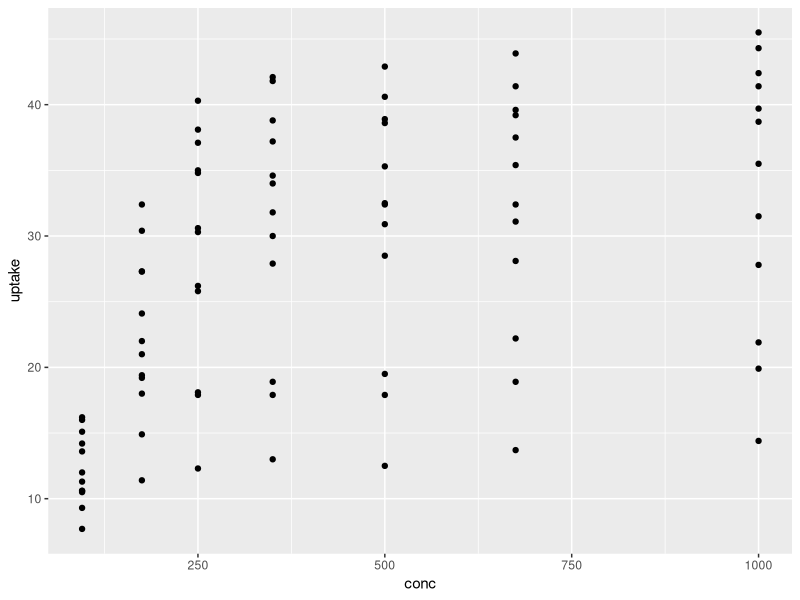
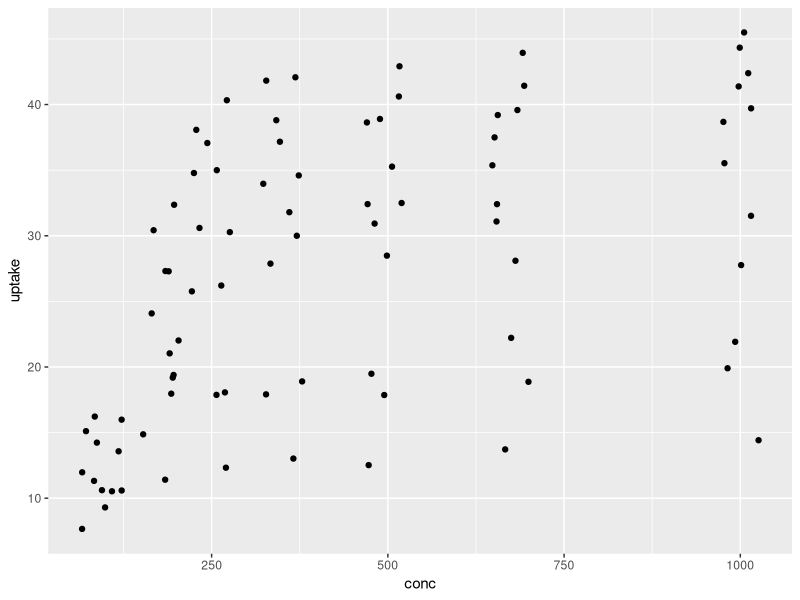
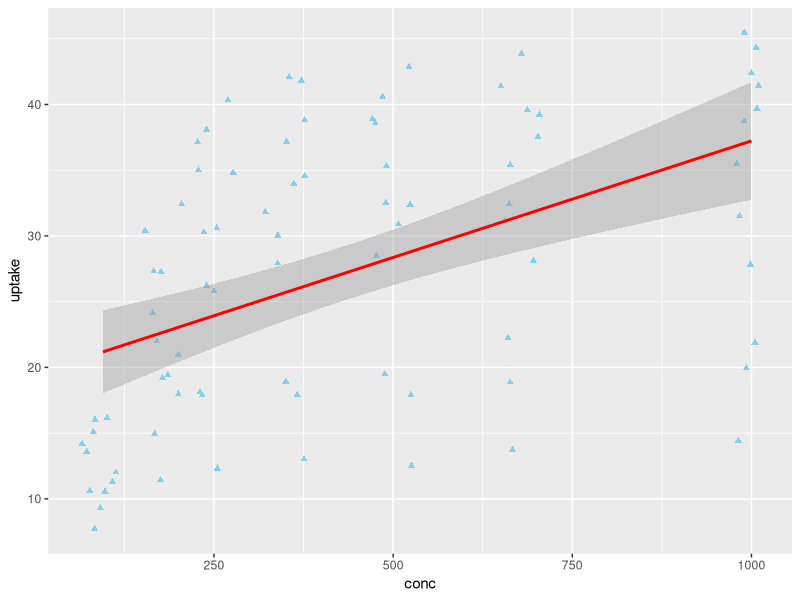
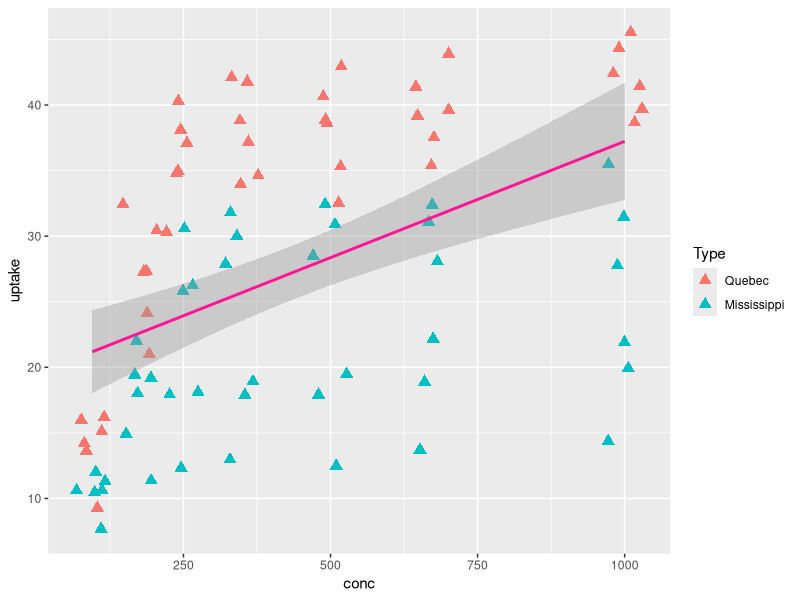
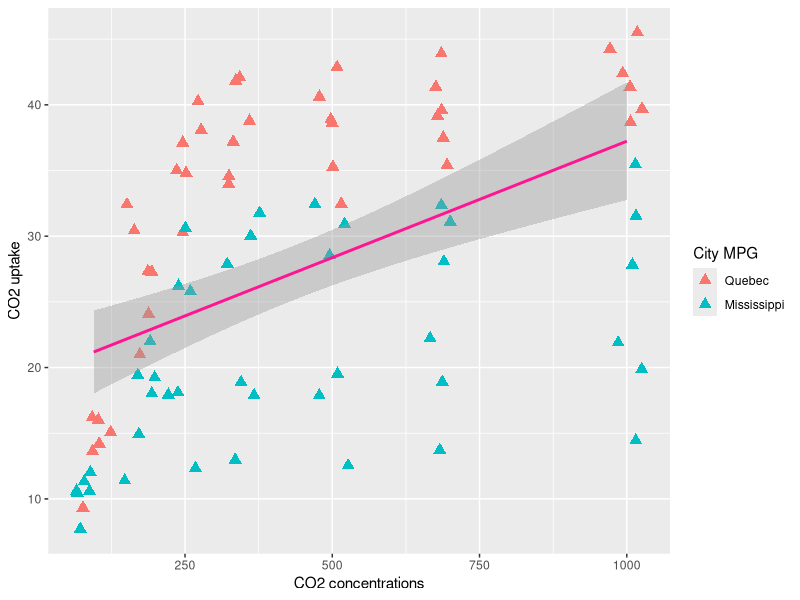
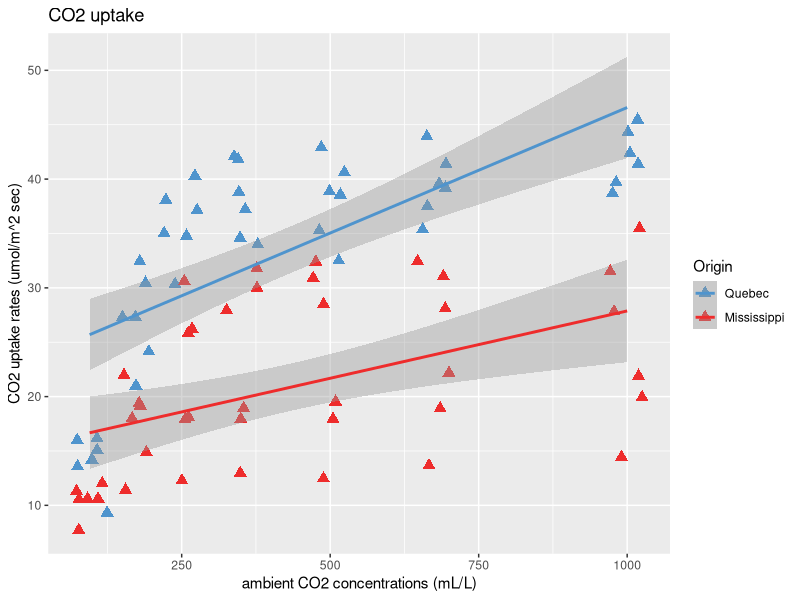
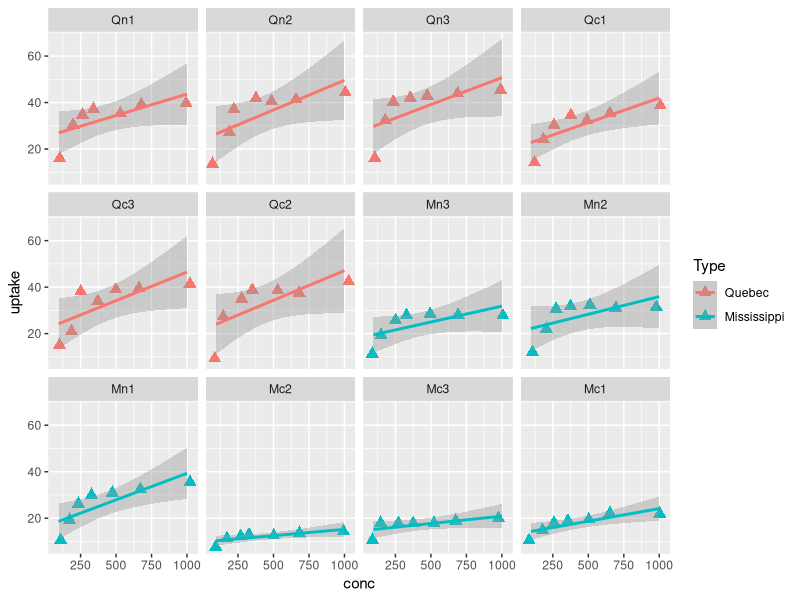
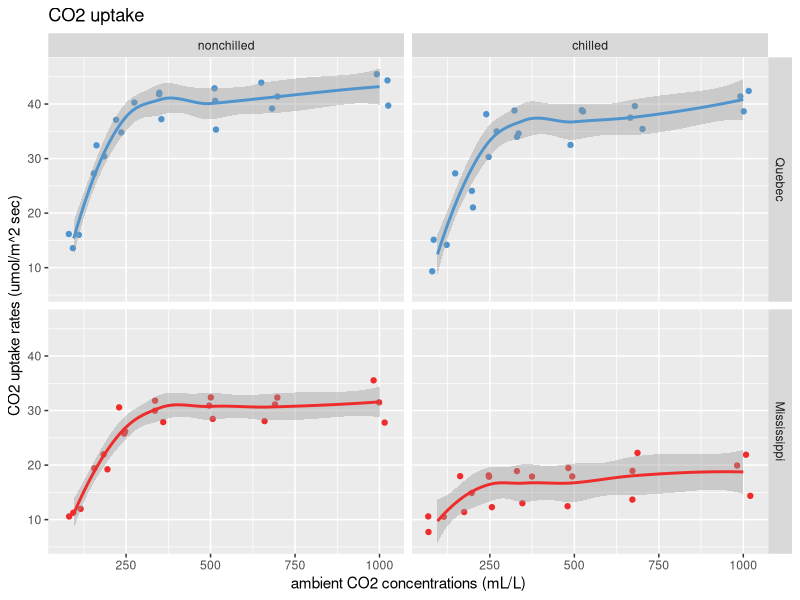

Reproduce these figures in R, in order.
#load ggplot2 library
library(ggplot2)

## CO2 data set
?CO2

head(CO2)


#===================================================================================================
#Create a scatter plot showing the CO2 uptake by ambient CO2 concentrations. Should you use jitter or not?
ggplot(CO2) + aes(conc, uptake) + geom_point()

ggplot(CO2) + aes(conc, uptake) + geom_jitter()


#Add a dotted trend line using linear regression(“lm”) in your favourite colour. 
#Change the dots to sky blue large triangles.

ggplot(CO2) + aes(conc, uptake) + geom_jitter(shape = 17,color='#87ceeb') + geom_smooth(method = "lm", colour = "red")


#Encode the origin of the plant in the colour of the triangles. 
#Make sure you still have only one trend line.

ggplot(CO2) + aes(conc, uptake) + geom_jitter(aes(color = Type), shape = 17,size=3) + geom_smooth(method = "lm", colour = "deeppink1")

#Label the chart, axes and legend meaningfully
ggplot(CO2) + 
  aes(conc, uptake) + 
  geom_jitter(aes(color = Type), shape = 17,size=3) + 
  geom_smooth(method = "lm", colour = "deeppink1") +
  labs(x = "CO2 concentrations", y = "CO2 uptake",
     colour = "City MPG", shape = "Fuel type") 

#Use two trend lines (one for each origin). Colour plants from Quebec blue and plants from Mississippi red.
#Note : move ase(color = Type) from  geom_jitter(aes(color = Type), shape = 17,size=3) to  aes(conc, uptake,color = Type). 
#After that it will apply to both graphs.

ggplot(CO2) + 
  aes(conc, uptake,color = Type) + 
  geom_jitter(shape = 17,size=3) + 
  geom_smooth(method = "lm") +
  scale_colour_manual(values = c("steelblue3", "firebrick2")) +
  labs(title = "CO2 uptake",
       colour = "Origin",
       x = "ambient CO2 concentrations (mL/L)",
       y = "CO2 uptake rates (umol/m^2 sec)")


#Create the chart above for each Plant using facet_wrap().

ggplot(CO2) + 
  aes(conc, uptake,color = Type) + 
  geom_jitter(shape = 17,size=3) + 
  geom_smooth(method = "lm")  +  
  facet_wrap(vars(Plant))


ggplot(CO2) + aes(conc, uptake, colour = Type) +
  geom_jitter() +
  geom_smooth(method = "loess", formula = y ~ x) +
  scale_colour_manual(values = c("steelblue3", "firebrick2")) +
  labs(title = "CO2 uptake",
       colour = "Origin",
       x = "ambient CO2 concentrations (mL/L)",
       y = "CO2 uptake rates (umol/m^2 sec)") +
  facet_grid(Type ~ Treatment) +
  theme(legend.position = "none")



vore.labels <- c("Carnivore", "Herbivore", "Insectivore", "Omnivore")
names(vore.labels) <- c("carni", "herbi", "insecti", "omni")
msleep.noNA <- msleep[!is.na(msleep$vore),]
ggplot(msleep.noNA) + aes(sleep_total, bodywt) +
  geom_point(aes(colour = genus)) +
  geom_smooth(formula = y~x,
              method = "lm") +
  scale_y_log10() +
  labs(x = "Sleep total", y = "Body weight",
       title = "Sleep and body weight by food source") +
  facet_wrap(vars(vore), labeller = labeller(vore = vore.labels)) +
  theme(legend.position = "none")
